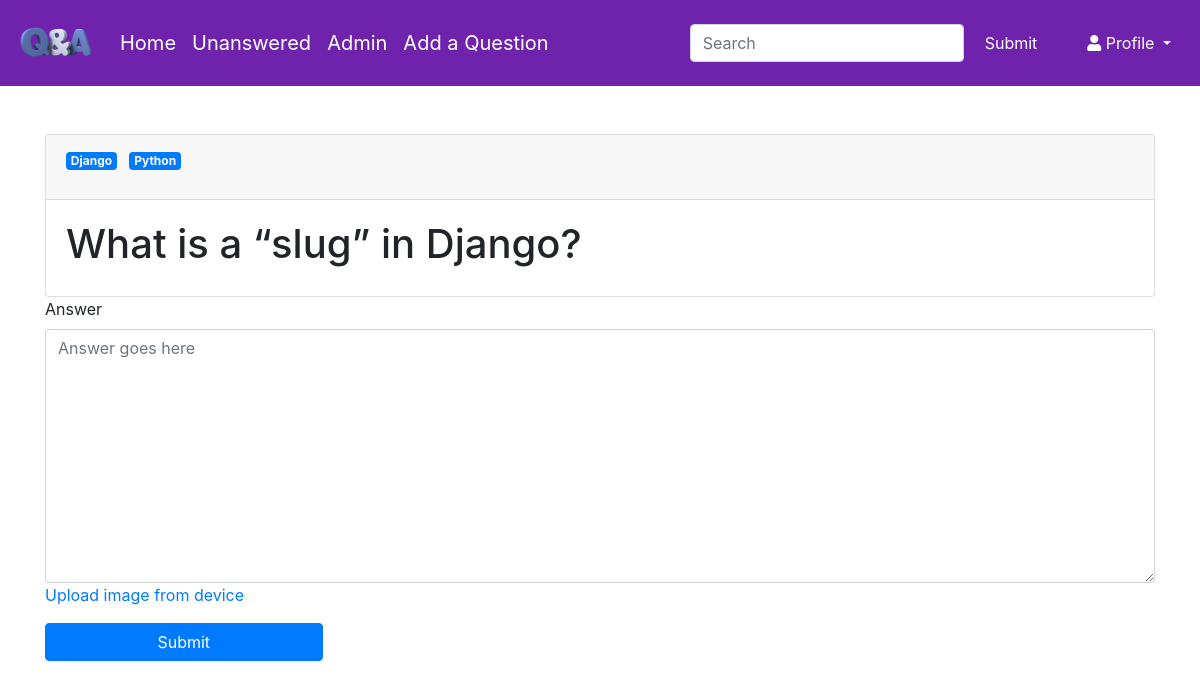
/question/27/addanswer (signed in), run on the app's committed database.
### qna/models.py (models this page shows, shortened)
class Category(models.Model):
    category = models.CharField(max_length=100, unique=True)
    created_at = models.DateTimeField(auto_now_add=True)
    slug = models.SlugField(unique=True, null=True, blank=True)
    class Meta:
        ordering = ["category"]
    def __str__(self):
        return self.category

class Question(models.Model):
    STATUS_CHOICES = (
        ("a", "Available"),
        ("f", "Flag"),
        ("o", "Onhold"),
        ("c", "Closed"),
    )
    question = models.CharField(max_length=1000, unique=True)
    user = models.ForeignKey(
        User,
        on_delete=models.SET_DEFAULT,
        default="2",
        related_name="userWhoAskQuestion",
    )
    category = models.ManyToManyField(
        "Category",
        related_name="categoryOfQuestion",
        blank=True,
    )
    vote = models.IntegerField(default=0)
    edit_user = models.ManyToManyField(
        User,
        related_name="userWhoEditQuestion",
        blank=True,
    )
    created_at = models.DateTimeField(auto_now_add=True)
    modified_at = models.DateTimeField(auto_now=True)
    status = models.CharField(max_length=20, choices=STATUS_CHOICES, default="a")
    slug = models.SlugField(unique=True, null=True, blank=True)
    class Meta:
        ordering = ["created_at"]
    def display_edituser(self):
        return ", ".join(edit_user.username for edit_user in self.edit_user.all()[:3])
    display_edituser.short_description = "Edit user"

### qna/views.py (the view)
@login_required
def addanswer(request, pk):
    question = Question.objects.get(pk=pk)
    user = request.user
    allanswersonquestion = question.answer_set.all()
    allanswersusers = []
    for answer in allanswersonquestion:
        allanswersusers.append(answer.user)
    if question.user == user or user in allanswersusers:
        return redirect("question", pk=question.id)
    if question.status == "o" or question.status == "c":
        return redirect("question", pk=question.id)
    if request.method == "POST":
        answer = request.POST.get("answer", "")
        if len(answer) < 10 or len(answer) > 8000:
            error = "Answer cant be 10 character shorter or 8000 character longer"
            return render(
                request,
                "qna/add-answer.html",
                {
                    "error": error,
                    "question": question,
                    "answer": answer,
                },
            )
        answer = Answer(question=question, answer=answer, user=user)
        answer.save()
        return redirect("question", pk=question.id)
    else:
        return render(request, "qna/add-answer.html", {"question": question})

### qna/templates/qna/add-answer.html (shortened to what this page needs)
{% extends "qna/base.html" %}
{% load static %}
{% block content %}
<div class="card">
    <div class="card-header">
        <ul class="list-inline">
            {% for category in question.category.all %}
            <li class="list-inline-item badge badge-primary badge-pills">{{category}}</li>
            {% endfor %}
        </ul>
    </div>
    <div class="card-body">
        <h1>{{question.question}}</h1>
    </div>
</div>
<form method="post">
    <div class="form-group">
        <label class="label" for="answer">Answer</label>
        <textarea name="answer" id="answer" rows="10" cols="80" class="form-control" placeholder="Answer goes here"
            required>{% if answer %}{{answer|safe}}{% endif %}</textarea>
        <a href="{% static 'qna/Imgur-Upload-master/imgur-upload.html' %}" class="label" target="_blank">Upload image
            from device</a>
    </div>
    <button type="submit" class="btn btn-primary w-25">Submit</button>
</form>
{% endblock content%}

### qna/templates/qna/base.html (style rules this page uses)
body,html { background-color: #fff; }

### data on the page
Category: category "Django"
Category: category "Python"
Question: question "What is a “slug” in Django?"
